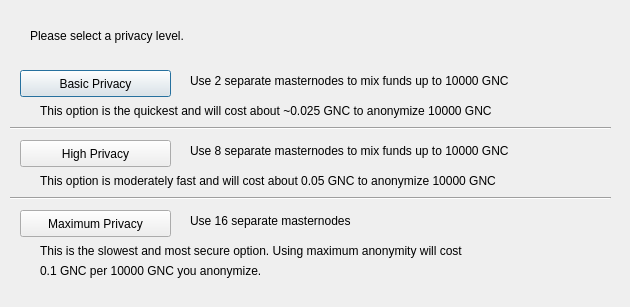
<?xml version="1.0" encoding="UTF-8"?>
<ui version="4.0">
 <class>ObfuscationConfig</class>
 <widget class="QDialog" name="ObfuscationConfig">
  <property name="geometry">
   <rect>
    <x>0</x>
    <y>0</y>
    <width>630</width>
    <height>307</height>
   </rect>
  </property>
  <property name="windowTitle">
   <string>Configure Obfuscation</string>
  </property>
  <widget class="QPushButton" name="buttonBasic">
   <property name="geometry">
    <rect>
     <x>20</x>
     <y>70</y>
     <width>151</width>
     <height>27</height>
    </rect>
   </property>
   <property name="text">
    <string>Basic Privacy</string>
   </property>
  </widget>
  <widget class="QPushButton" name="buttonHigh">
   <property name="geometry">
    <rect>
     <x>20</x>
     <y>140</y>
     <width>151</width>
     <height>27</height>
    </rect>
   </property>
   <property name="text">
    <string>High Privacy</string>
   </property>
  </widget>
  <widget class="QPushButton" name="buttonMax">
   <property name="geometry">
    <rect>
     <x>20</x>
     <y>210</y>
     <width>151</width>
     <height>27</height>
    </rect>
   </property>
   <property name="text">
    <string>Maximum Privacy</string>
   </property>
  </widget>
  <widget class="QLabel" name="label">
   <property name="geometry">
    <rect>
     <x>30</x>
     <y>20</y>
     <width>571</width>
     <height>31</height>
    </rect>
   </property>
   <property name="text">
    <string>Please select a privacy level.</string>
   </property>
  </widget>
  <widget class="QLabel" name="label_2">
   <property name="geometry">
    <rect>
     <x>190</x>
     <y>70</y>
     <width>421</width>
     <height>21</height>
    </rect>
   </property>
   <property name="text">
    <string>Use 2 separate masternodes to mix funds up to 10000 GNC</string>
   </property>
  </widget>
  <widget class="QLabel" name="label_3">
   <property name="geometry">
    <rect>
     <x>190</x>
     <y>140</y>
     <width>411</width>
     <height>21</height>
    </rect>
   </property>
   <property name="text">
    <string>Use 8 separate masternodes to mix funds up to 10000 GNC</string>
   </property>
  </widget>
  <widget class="QLabel" name="label_4">
   <property name="geometry">
    <rect>
     <x>190</x>
     <y>210</y>
     <width>421</width>
     <height>21</height>
    </rect>
   </property>
   <property name="text">
    <string>Use 16 separate masternodes</string>
   </property>
  </widget>
  <widget class="QLabel" name="label_6">
   <property name="geometry">
    <rect>
     <x>40</x>
     <y>100</y>
     <width>561</width>
     <height>21</height>
    </rect>
   </property>
   <property name="text">
    <string>This option is the quickest and will cost about ~0.025 GNC to anonymize 10000 GNC</string>
   </property>
  </widget>
  <widget class="QLabel" name="label_7">
   <property name="geometry">
    <rect>
     <x>40</x>
     <y>170</y>
     <width>561</width>
     <height>21</height>
    </rect>
   </property>
   <property name="text">
    <string>This option is moderately fast and will cost about 0.05 GNC to anonymize 10000 GNC</string>
   </property>
  </widget>
  <widget class="QLabel" name="label_8">
   <property name="geometry">
    <rect>
     <x>40</x>
     <y>240</y>
     <width>561</width>
     <height>21</height>
    </rect>
   </property>
   <property name="text">
    <string>This is the slowest and most secure option. Using maximum anonymity will cost</string>
   </property>
  </widget>
  <widget class="QLabel" name="label_9">
   <property name="geometry">
    <rect>
     <x>40</x>
     <y>260</y>
     <width>561</width>
     <height>21</height>
    </rect>
   </property>
   <property name="text">
    <string>0.1 GNC per 10000 GNC you anonymize.</string>
   </property>
  </widget>
  <widget class="Line" name="line">
   <property name="geometry">
    <rect>
     <x>10</x>
     <y>120</y>
     <width>601</width>
     <height>16</height>
    </rect>
   </property>
   <property name="orientation">
    <enum>Qt::Horizontal</enum>
   </property>
  </widget>
  <widget class="Line" name="line_2">
   <property name="geometry">
    <rect>
     <x>10</x>
     <y>190</y>
     <width>601</width>
     <height>16</height>
    </rect>
   </property>
   <property name="orientation">
    <enum>Qt::Horizontal</enum>
   </property>
  </widget>
 </widget>
 <resources/>
 <connections/>
</ui>
